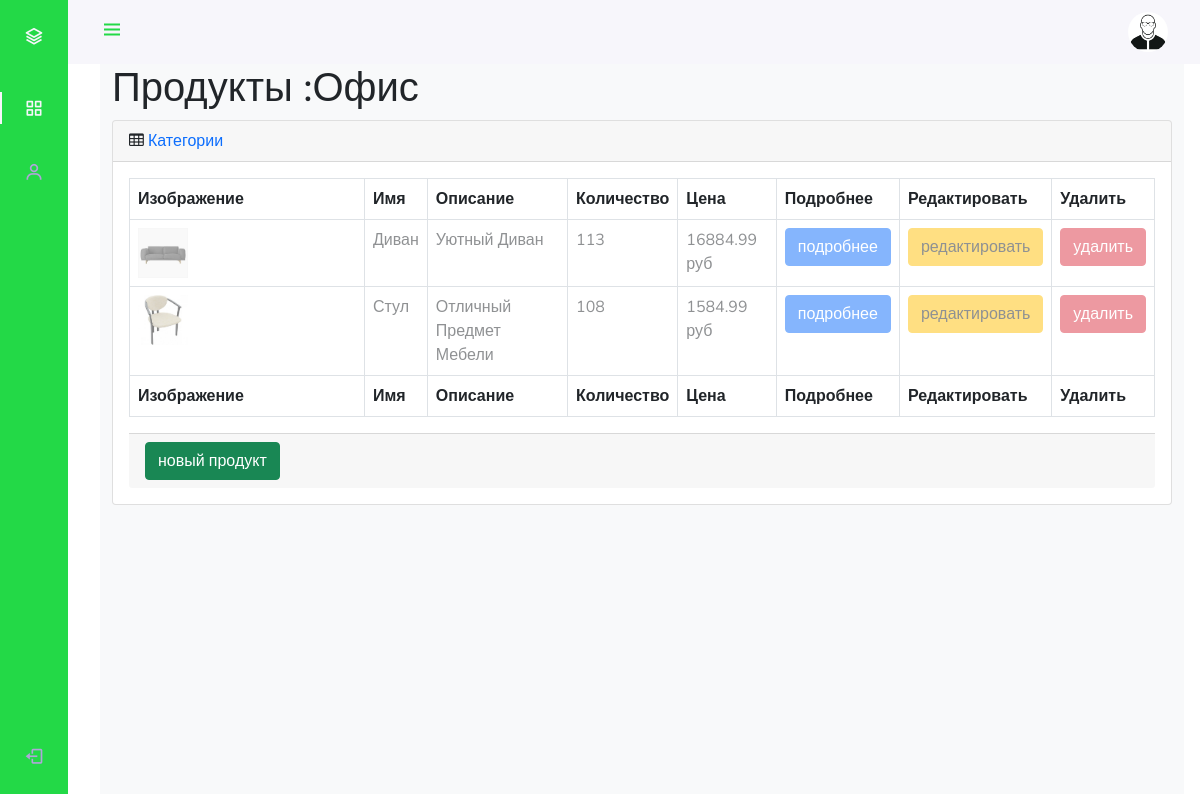
/admin_staff/products/read/category/2/ (signed in), run on an earlier commit of the app's database.
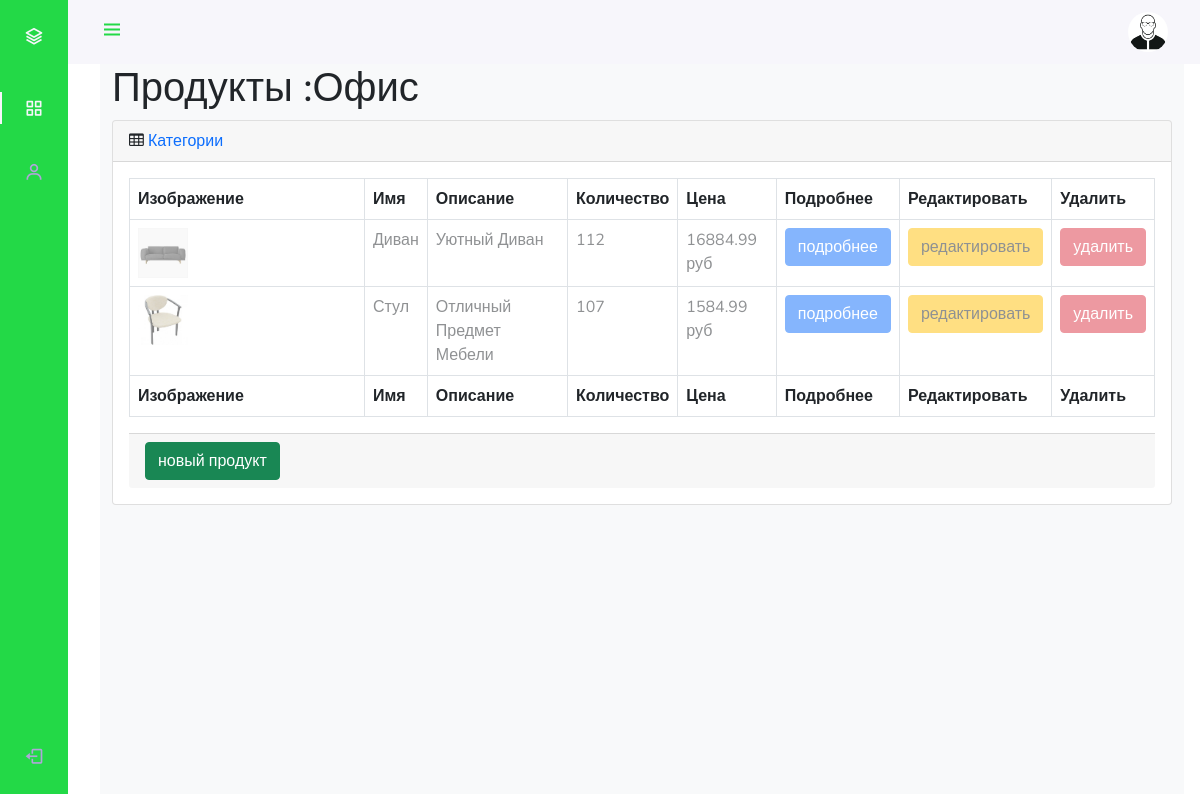
And on a later commit of the database.
### mainapp/models.py (models this page shows, shortened)
class Product(models.Model):
    category = models.ForeignKey(
        ProductCategory,
        on_delete=models.CASCADE,
        verbose_name='категория'
    )
    name = models.CharField(
        verbose_name='название продукта',
        max_length=128,
    )
    image = models.ImageField(
        upload_to='products_img',
        blank=True,
    )
    short_desc = models.CharField(
        max_length=256,
        verbose_name='краткое описание',
        blank=True,
    )
    description = models.TextField(
        verbose_name='описание продукта',
        blank=True,
        max_length=500,
    )
    price = models.DecimalField(
        verbose_name='цена продукта',
        max_digits=8,
        decimal_places=2,
        default=0,
    )
    quantity = models.PositiveBigIntegerField(
        verbose_name='количество на складе',
        default=0,
    )

### adminapp/views.py (the view)
# urls.py: path('products/read/category/<int:pk>/', adminapp.products, name='products'),
@user_passes_test(lambda u: u.is_superuser)
def products(request, pk):
    title = 'админка/продукт'
    category = get_object_or_404(ProductCategory, pk=pk)
    products_list = Product.objects.filter(category__pk=pk).order_by('name')
    context = {
        'title': title,
        'category': category,
        'objects': products_list,
    }
    return render(request, 'adminapp/products.html', context)

### mainapp/context_processors.py (called while the page is built)
def basket(request):
    basket_list = []
    if request.user.is_authenticated:
        basket_list = Basket.objects.filter(user=request.user)
    return {
        'basket': basket_list
    }

### adminapp/templates/adminapp/products.html (shortened to what this page needs)
{% extends 'adminapp/base.html' %}
{% load static %}
{% block content %}
    <div class="container-fluid">
        <h1 class="mt-4">Продукты
            {% if category %}
                :<span>{{ category.name }}</span>
            {% endif %}
        </h1>
        <div class="card mb-4">
            <div class="card-header">
                <i class="fa fa-table mr-1"></i>
                <a href="{% url 'admin_staff:categories' %}">Категории</a>
            </div>
            <div class="card-body">
                <div class="table-responsive">
                    <table class="table table-bordered" id="dataTable" width="100%" cellspacing="0">
                        <thead>
                        <tr>
                            <th>Изображение</th>
                            <th>Имя</th>
                            <th>Описание</th>
                            <th>Количество</th>
                            <th>Цена</th>
                            <th>Подробнее</th>
                            <th>Редактировать</th>
                            <th>Удалить</th>
                        </tr>
                        </thead>
                        <tfoot>
                        <tr>
                            <th>Изображение</th>
                            <th>Имя</th>
                            <th>Описание</th>
                            <th>Количество</th>
                            <th>Цена</th>
                            <th>Подробнее</th>
                            <th>Редактировать</th>
                            <th>Удалить</th>
                        </tr>
                        </tfoot>
                        <tbody>
                            {% for object in objects %}
                                <tr {% if not product.is_active %} style="opacity: 0.5;" {% endif %}>
                                <td><img src="/media/{{object.image|default:'products_images/default.jpg'}}"
                                  alt="{{ object.name }}" style="width:50px;">
                                </td>
                                <td>
                                  {{ object.name|title }}
                                </td>
                                <td>
                                  {{ object.short_desc|title }}
                                </td>
                                <td>{{ object.quantity }}</td>
                                <td>{{ object.price }} руб</td>
                                <td>
                                  <button type="button" class="btn btn-primary">
                                    <a class="text-white" href={% url 'admin_staff:product_read' object.pk %}>
                                      подробнее
                                  </button>
                                </td>
                                <td>
                                  <button class="btn btn-warning">
                                    <a class="text-dark" href={% url 'admin_staff:product_update' object.pk %}>
                                      редактировать
                                  </button>
                                    </td>
                                <td>
                                  <button class="btn btn-danger">
                                    <a class="text-white" href={% url 'admin_staff:product_delete' object.pk %}>
                                      удалить
                                  </button>
                                </td>
                                </tr>
                            {% endfor%}
                        </tbody>
                    </table>
            <div class="card-footer">
                <button class="btn btn-success">
                  <a class="text-white" href={% url 'admin_staff:product_create' category.pk %}>
                    новый продукт
                </button>
            </div>
  </div>
{% endblock %}

What changed in the data, as far as the page shows it:
changed Product "Диван": quantity "113" → "112"
changed Product "Стул": quantity "108" → "107"
